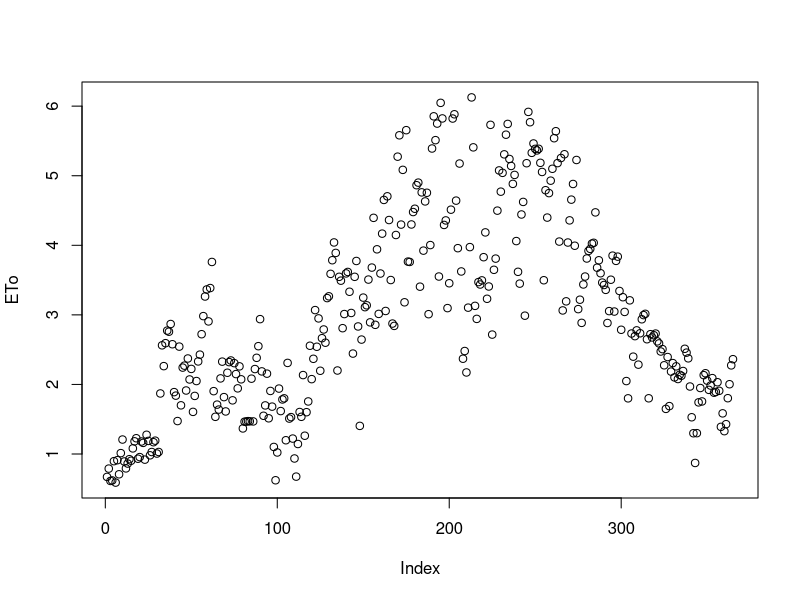

Write the R code that produced this figure.
#sv_meteo.R
#Utilizes Hargreaves & Samani (1985) to calculate reference ET using Tmax and Tmin

library(lubridate)
mean=mean.default

#function definitions
dailyFun = function(data,datecol=4,paramcol=3,FUNC=mean) {
  date <- sapply(strsplit(as.character(data[,datecol]), " "), "[", 1)
  time <- sapply(strsplit(as.character(data[,datecol]), " "), "[", 2)
  return(aggregate(data[,paramcol], by=list(date), FUN=FUNC))
}

#sv_meteo=read.csv("sv_meteo.csv")
#nrow(sv_meteo)
sv_meteo=read.csv("SV_PR_2015.csv")
sv_meteo[,c(2:5)]=(sv_meteo[,c(2:5)]-32)*(5/9)
#sv_meteo=read.csv("ClimateData/alfCT_Ta2m.csv")
#sv_meteo=sv_meteo[,c(5,4)]
a=0 #Site specific calibration coefficients (default a=0; b=1)
b=1
#MJ/kg latent heat of vaporization
lambda=2.45 
#radiation
day_of_year=as.numeric(levels(factor(yday(as.POSIXct(sv_meteo[,1],"%Y-%m-%d",tz="GMT")))))
#day_of_year=as.numeric(levels(factor(yday(as.POSIXct(sv_meteo[,5],"%Y-%m-%d %H:%M:%S",tz="GMT")))))
ird=1+0.033*cos(2*pi/365*day_of_year)
d=0.409*sin(2*pi/365*day_of_year-1.39)
latitude = 41.499536
omegas=acos(-tan(latitude*pi/180)*tan(d))
Ra=24*60/pi*0.0820*ird*(omegas*sin(latitude*pi/180)*sin(d)+cos(latitude*pi/180)*cos(d)*sin(omegas))

Tmax=dailyFun(sv_meteo,datecol=1,paramcol=2,FUNC=mean)
Tmin=dailyFun(sv_meteo,datecol=1,paramcol=4,FUNC=mean)
Tmean=dailyFun(sv_meteo,datecol=1,paramcol=3,FUNC=mean)

ETo=(1/lambda)*0.0023*((Tmean[,2])+17.8)*sqrt(Tmax[,2]-Tmin[,2])*Ra
sum(ETo)
plot(ETo)
day_of_year
sum(ETo)
write.csv(data.frame(day_of_year=day_of_year,et=ETo,rain=sv_meteo$PrecipitationSumIn*2.54*10),file="SV_ET_2015.csv")
